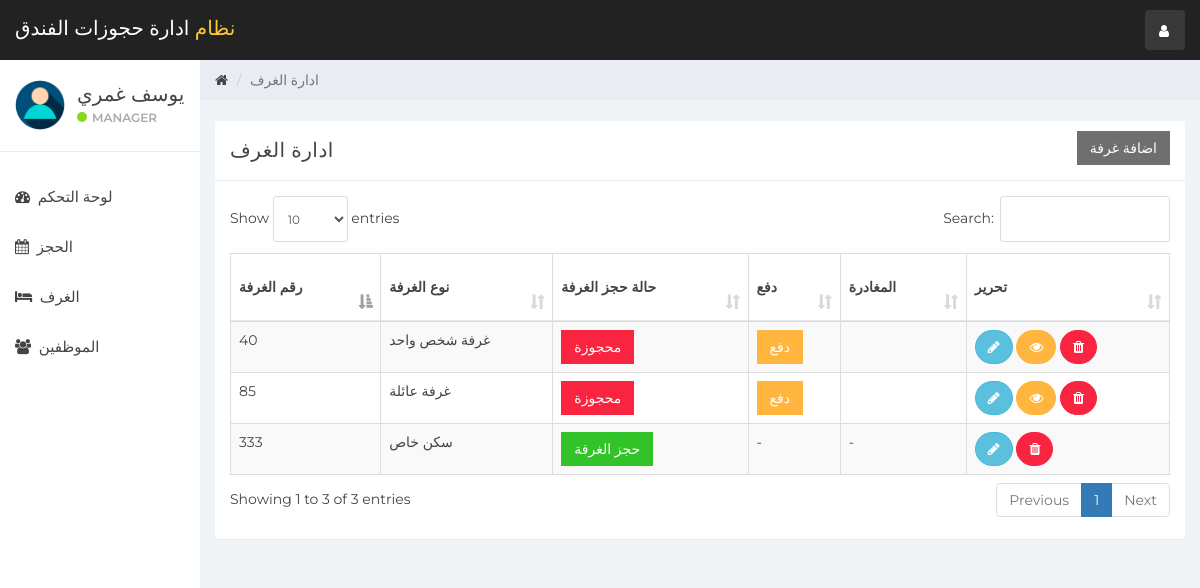
Page / (signed in) on the committed database.
### tables this page shows
CREATE TABLE `user` (
  `id` int(11) NOT NULL,
  `name` varchar(100) NOT NULL,
  `username` varchar(15) NOT NULL,
  `email` varchar(100) NOT NULL,
  `password` varchar(100) NOT NULL,
  `created_at` timestamp NOT NULL DEFAULT current_timestamp()
);

CREATE TABLE `room` (
  `room_id` int(10) NOT NULL,
  `room_type_id` int(10) NOT NULL,
  `room_no` varchar(10) NOT NULL,
  `status` tinyint(1) DEFAULT NULL,
  `check_in_status` tinyint(1) NOT NULL,
  `check_out_status` tinyint(1) NOT NULL,
  `deleteStatus` tinyint(1) DEFAULT 0
);

CREATE TABLE `room_type` (
  `room_type_id` int(10) NOT NULL,
  `room_type` varchar(100) NOT NULL,
  `price` int(10) NOT NULL,
  `max_person` int(10) NOT NULL
);

### room_mang.php (the view, shortened to what this page needs)
<div class="col-sm-9 col-sm-offset-3 col-lg-10 col-lg-offset-2 main">
    <div class="row">
        <ol class="breadcrumb">
            <li><a href="#">
                    <em class="fa fa-home"></em>
                </a></li>
            <li class="active">ادارة الغرف</li>
        </ol>
    </div>
    <br>
    <div class="row">
        <div class="col-lg-12">
        </div>
    </div>
    <div class="row">
        <div class="col-lg-12">
            <div class="panel panel-default">
                <div class="panel-heading">ادارة الغرف
                    <button class="btn btn-secondary pull-right" style="border-radius:0%" data-toggle="modal" data-target="#addRoom">اضافة غرفة </button>
                </div>
                <div class="panel-body">
                    <table class="table table-striped table-bordered table-responsive" cellspacing="0" width="100%"
                           id="rooms">
                        <thead>
                        <tr>
                            <th>رقم الغرفة</th>
                            <th>نوع الغرفة</th>
                            <th>حالة حجز الغرفة</th>
                            <th>دفع</th>
                            <th>المغادرة</th>
                            <th>تحرير</th>
                        </tr>
                        </thead>
                        <tbody>
                        <?php
                        $room_query = "SELECT * FROM room NATURAL JOIN room_type WHERE deleteStatus = 0";
                        $rooms_result = mysqli_query($connection, $room_query);
                        if (mysqli_num_rows($rooms_result) > 0) {
                            while ($rooms = mysqli_fetch_assoc($rooms_result)) { ?>
                                <tr>
                                    <td><?php echo $rooms['room_no'] ?></td>
                                    <td><?php echo $rooms['room_type'] ?></td>
                                    <td>
                                        <?php
                                        if ($rooms['status'] == 0) {
                                            echo '<a href="index.php?reservation&room_id=' . $rooms['room_id'] . '&room_type_id=' . $rooms['room_type_id'] . '" class="btn btn-success" style="border-radius:0%">حجز الغرفة</a>';
                                        } else {
                                            echo '<a href="#" class="btn btn-danger" style="border-radius:0%">محجوزة</a>';
                                        }
                                        ?>
                                    <td>
                                        <?php
                                        if ($rooms['status'] == 1 && $rooms['check_in_status'] == 0) {
                                            echo '<button class="btn btn-warning" id="checkInRoom"  data-id="' . $rooms['room_id'] . '" data-toggle="modal" style="border-radius:0%" data-target="#checkIn">دفع</button>';
                                        } elseif ($rooms['status'] == 0) {
                                            echo '-';
                                        } else {
                                            echo '<a href="#" class="btn btn-danger" style="border-radius:0%">تم الدفع</a>';
                                        }
                                        ?>
                                    </td>
                                    <td>
                                        <?php
                                        if ($rooms['status'] == 1 && $rooms['check_in_status'] == 1) {
                                            echo '<button class="btn btn-primary" style="border-radius:0%" id="checkOutRoom" data-id="' . $rooms['room_id'] . '">تاكيد عملية الدفع والمغادرة</button>';
                                        } elseif ($rooms['status'] == 0) {
                                            echo '-';
                                        }
                                        ?>
                                    </td>
                                    <td>
                                        <button title="Edit Room Information" style="border-radius:60px;" data-toggle="modal"
                                                data-target="#editRoom" data-id="<?php echo $rooms['room_id']; ?>"
                                                id="roomEdit" class="btn btn-info"><i class="fa fa-pencil"></i></button>
                                        <?php
                                        if ($rooms['status'] == 1) {
                                            echo '<button title="Customer Information" data-toggle="modal" data-target="#cutomerDetailsModal" data-id="' . $rooms['room_id'] . '" id="cutomerDetails" class="btn btn-warning" style="border-radius:60px;"><i class="fa fa-eye"></i></button>';
                                        }
                                        ?>
                                        <a href="ajax.php?delete_room=<?php echo $rooms['room_id']; ?>"
                                           class="btn btn-danger" style="border-radius:60px;" onclick="return confirm('هل أنت متأكد؟')"><i
                                                    class="fa fa-trash" alt="delete"></i></a>
                                    </td>
                                </tr>
                            <?php }
                        } else {
                            echo "No Rooms";
                        }
                        ?>
                        </tbody>
                    </table>
                </div>
            </div>
        </div>
    </div>
    <div class="row">
        <div class="col-sm-12">
        </div>
    </div>
</div>

### sidebar.php (shortened to what this page needs)
<div id="sidebar-collapse" class="col-sm-3 col-lg-2 sidebar">
    <div class="profile-sidebar">
        <div class="profile-userpic">
            <img src="img/user.png" class="img-responsive" alt="">
        </div>
        <div class="profile-usertitle">
            <div class="profile-usertitle-name"><?php echo $user['name'];?></div>
            <div class="profile-usertitle-status"><span class="indicator label-success"></span>Manager</div>
        </div>
    </div>
    <ul class="nav menu">
    <?php
        if (isset($_GET['dashboard'])){ ?>
            <li class="active">
                <a href="index.php?dashboard"><em class="fa fa-dashboard">&nbsp;</em>
                   لوحة التحكم
                </a>
            </li>
        <?php } else{?>
            <li>
                <a href="index.php?dashboard"><em class="fa fa-dashboard">&nbsp;</em>
                    لوحة التحكم
                </a>
            </li>
        <?php }
        if (isset($_GET['reservation'])){ ?>
            <li class="active">
            <a href="index.php?reservation"><em class="fa fa-calendar">&nbsp;</em>
                    الحجز
                </a>
            </li>
        <?php } else{?>
            <li>
            <a href="index.php?reservation"><em class="fa fa-calendar">&nbsp;</em>
                    الحجز
                </a>
            </li>
        <?php }
        if (isset($_GET['room_mang'])){ ?>
            <li class="active">
                <a href="index.php?room_mang"><em class="fa fa-bed">&nbsp;</em>
                    الغرف
                </a>
            </li>
        <?php } else{?>
            <li>
            <a href="index.php?room_mang"><em class="fa fa-bed">&nbsp;</em>
                    الغرف
                </a>
            </li>
        <?php }
        if (isset($_GET['staff_mang'])){ ?>
            <li class="active">
                <a href="index.php?staff_mang"><em class="fa fa-users">&nbsp;</em>
                الموظفين
                </a>
            </li>
        <?php } else{?>
            <li>
                <a href="index.php?staff_mang"><em class="fa fa-users">&nbsp;</em>
                    الموظفين
                </a>
            </li>
        <?php }
        ?>
    </ul>
</div>

### css/styles.css (style rules this page uses)
body { background: #f1f4f7; padding-top: 60px; font-size: 14px; color: #444444; font-family: "Montserrat", "Helvetica Neue", Helvetica, Arial, sans-serif; }
a, a:hover, a:focus { color: #444444; }
.btn-secondary, .btn-secondary:hover, .btn-secondary:focus, .btn-secondary:active, .btn-secondary.active, .open > .dropdown-toggle.btn-secondary, .btn-secondary.disabled, .btn-secondary[disabled], fieldset[disabled] .btn-secondary, .btn-secondary.disabled:hover, .btn-secondary[disabled]:hover, fieldset[disabled] .btn-secondary:hover, .btn-secondary.disabled:focus, .btn-secondary[disabled]:focus, fieldset[disabled] .btn-secondary:focus, .btn-secondary.disabled:active, .btn-secondary[disabled]:active, fieldset[disabled] .btn-secondary:active, .btn-secondary.disabled.active, .btn-secondary[disabled].active, fieldset[disabled] .btn-secondary.active { background-color: #6f6f6f; border-color: #6f6f6f; color: white; }
.btn-success, .btn-success:hover, .btn-success:focus, .btn-success:active, .btn-success.active, .open > .dropdown-toggle.btn-success, .btn-success.disabled, .btn-success[disabled], fieldset[disabled] .btn-success, .btn-success.disabled:hover, .btn-success[disabled]:hover, fieldset[disabled] .btn-success:hover, .btn-success.disabled:focus, .btn-success[disabled]:focus, fieldset[disabled] .btn-success:focus, .btn-success.disabled:active, .btn-success[disabled]:active, fieldset[disabled] .btn-success:active, .btn-success.disabled.active, .btn-success[disabled].active, fieldset[disabled] .btn-success.active { background-color: #32c328; border-color: #32c328; }
.btn-warning, .btn-warning:hover, .btn-warning:focus, .btn-warning:active, .btn-warning.active, .open > .dropdown-toggle.btn-warning, .btn-warning.disabled, .btn-warning[disabled], fieldset[disabled] .btn-warning, .btn-warning.disabled:hover, .btn-warning[disabled]:hover, fieldset[disabled] .btn-warning:hover, .btn-warning.disabled:focus, .btn-warning[disabled]:focus, fieldset[disabled] .btn-warning:focus, .btn-warning.disabled:active, .btn-warning[disabled]:active, fieldset[disabled] .btn-warning:active, .btn-warning.disabled.active, .btn-warning[disabled].active, fieldset[disabled] .btn-warning.active { background-color: #ffb53e; border-color: #ffb53e; }
.btn-danger, .btn-danger:hover, .btn-danger:focus, .btn-danger:active, .btn-danger.active, .open > .dropdown-toggle.btn-danger, .btn-danger.disabled, .btn-danger[disabled], fieldset[disabled] .btn-danger, .btn-danger.disabled:hover, .btn-danger[disabled]:hover, fieldset[disabled] .btn-danger:hover, .btn-danger.disabled:focus, .btn-danger[disabled]:focus, fieldset[disabled] .btn-danger:focus, .btn-danger.disabled:active, .btn-danger[disabled]:active, fieldset[disabled] .btn-danger:active, .btn-danger.disabled.active, .btn-danger[disabled].active, fieldset[disabled] .btn-danger.active { background-color: #f9243f; border-color: #f9243f; }
.label-success { background-color: #8ad919; }
.panel { border: 0; }
.panel-heading { font-size: 20px; font-weight: 300; letter-spacing: 0.025em; height: 60px; line-height: 38px; }
.panel-default .panel-heading { background: #fff; border-bottom: 1px solid #e9ecf2; color: #444444; }
.sidebar { display: block; padding: 0; display: none; box-shadow: none; background: #fff; }
.sidebar ul { margin: 20px 0px; }
@media (min-width: 768px) { .sidebar { display: block; position: fixed; top: 60px; bottom: 0; left: 0; z-index: 1000; display: block; margin: 0; padding: 0; overflow-x: hidden; overflow-y: auto; } }
.sidebar ul.nav li a { height: 50px; font-size: 15px; line-height: 2em; color: #444444; }
.profile-sidebar { padding: 10px 0; border-bottom: 1px solid #e9ecf2; }
.indicator { width: 10px; height: 10px; display: inline-block; border-radius: 9999px; margin-right: 5px; }
.profile-userpic img { float: left; margin: 10px 0px 0px 15px; width: 50px; height: 50px; border-radius: 9999px !important; }
.profile-usertitle { float: left; text-align: left; margin: 10px 0 0 12px; }
.profile-usertitle-name { font-size: 20px; margin-bottom: 0px; }
.profile-usertitle-status { text-transform: uppercase; color: #aaa; font-size: 12px; font-weight: 600; margin-bottom: 15px; }
.breadcrumb { border-radius: 0; padding: 10px 15px 10px 15px; background: #e9ecf2; margin: 0; }
.table { background: #fff; }
.table > thead > tr > th { border-bottom: 1px solid #e6e7e8; vertical-align: middle; height: 50px; }

### rows in the picture
user: name "يوسف غمري"
room: room_no "40", room_type.room_type "غرفة شخص واحد", status "محجوزة"
room: room_no "85", room_type.room_type "غرفة عائلة", status "محجوزة"
room: room_no "333", room_type.room_type "سكن خاص"
